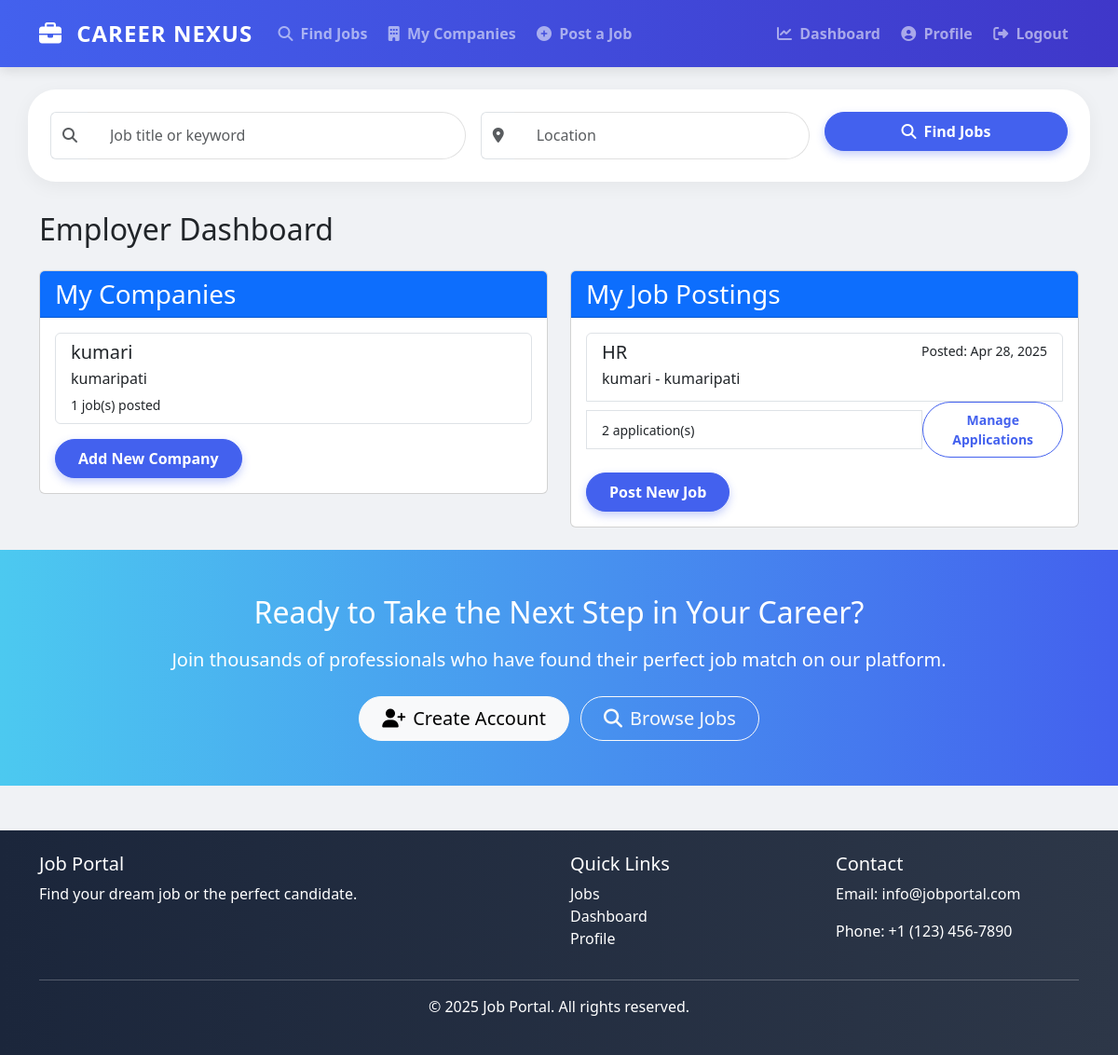
Page /accounts/dashboard/ (signed in) on the committed database.
### companies/models.py (models this page shows, shortened)
class Company(models.Model):
    name = models.CharField(max_length=100)
    owner = models.ForeignKey(User, on_delete=models.CASCADE, related_name='companies')
    logo = models.ImageField(upload_to='company_logos/', blank=True, null=True)
    description = models.TextField()
    website = models.URLField(blank=True, null=True)
    location = models.CharField(max_length=100)
    established_date = models.DateField(blank=True, null=True)
    class Meta:
        verbose_name_plural = "Companies"

### jobs/models.py (models this page shows, shortened)
class Job(models.Model):
    JOB_TYPE_CHOICES = [
        ('full_time', 'Full Time'),
        ('part_time', 'Part Time'),
        ('contract', 'Contract'),
        ('internship', 'Internship'),
        ('remote', 'Remote'),
    ]
    title = models.CharField(max_length=100)
    company = models.ForeignKey(Company, on_delete=models.CASCADE, related_name='jobs')
    category = models.ForeignKey(Category, on_delete=models.SET_NULL, null=True, related_name='jobs')
    description = models.TextField()
    requirements = models.TextField()
    salary_min = models.IntegerField(blank=True, null=True)
    salary_max = models.IntegerField(blank=True, null=True)
    location = models.CharField(max_length=100)
    job_type = models.CharField(max_length=20, choices=JOB_TYPE_CHOICES)
    posted_by = models.ForeignKey(User, on_delete=models.CASCADE, related_name='posted_jobs')
    created_at = models.DateTimeField(auto_now_add=True)
    deadline = models.DateField()
    is_active = models.BooleanField(default=True)

### accounts/views.py (the view)
# urls.py: path('dashboard/', views.dashboard, name='dashboard'),
@login_required
def dashboard(request):
    user = request.user
    if user.profile.is_employer:
        context = {
            'companies': user.companies.all(),
            'posted_jobs': user.posted_jobs.all(),
        }
        return render(request, 'accounts/employer_dashboard.html', context)
    else:
        applications = Application.objects.filter(applicant=user)
        context = {
            'applications': applications
        }
        return render(request, 'accounts/jobseeker_dashboard.html', context)

### templates/accounts/employer_dashboard.html (shortened to what this page needs)
{% extends 'base.html' %}
{% block content %}
<h2 class="mb-4">Employer Dashboard</h2>
<div class="row">
    <div class="col-md-6">
        <div class="card mb-4">
            <div class="card-header bg-primary text-white">
                <h3 class="mb-0">My Companies</h3>
            </div>
            <div class="card-body">
                {% if companies %}
                    <div class="list-group">
                        {% for company in companies %}
                            <a href="{% url 'company_detail' company.pk %}" class="list-group-item list-group-item-action">
                                <div class="d-flex w-100 justify-content-between">
                                    <h5 class="mb-1">{{ company.name }}</h5>
                                </div>
                                <p class="mb-1">{{ company.location }}</p>
                                <small>{{ company.jobs.count }} job(s) posted</small>
                            </a>
                        {% endfor %}
                    </div>
                    <div class="mt-3">
                        <a href="{% url 'company_create' %}" class="btn btn-primary">Add New Company</a>
                    </div>
                {% else %}
                    <p>You haven't added any companies yet.</p>
                    <a href="{% url 'company_create' %}" class="btn btn-primary">Add Company</a>
                {% endif %}
            </div>
        </div>
    </div>
    <div class="col-md-6">
        <div class="card">
            <div class="card-header bg-primary text-white">
                <h3 class="mb-0">My Job Postings</h3>
            </div>
            <div class="card-body">
                {% if posted_jobs %}
                    <div class="list-group">
                        {% for job in posted_jobs %}
                            <a href="{% url 'job_detail' job.pk %}" class="list-group-item list-group-item-action">
                                <div class="d-flex w-100 justify-content-between">
                                    <h5 class="mb-1">{{ job.title }}</h5>
                                    <small>Posted: {{ job.created_at|date:"M d, Y" }}</small>
                                </div>
                                <p class="mb-1">{{ job.company.name }} - {{ job.location }}</p>
                                <div class="d-flex justify-content-between align-items-center">
                                    <small>{{ job.applications.count }} application(s)</small>
                                    <a href="{% url 'manage_applications' job.pk %}" class="btn btn-sm btn-outline-primary">Manage Applications</a>
                                </div>
                            </a>
                        {% endfor %}
                    </div>
                    <div class="mt-3">
                        <a href="{% url 'job_create' %}" class="btn btn-primary">Post New Job</a>
                    </div>
                {% else %}
                    <p>You haven't posted any jobs yet.</p>
                    <a href="{% url 'job_create' %}" class="btn btn-primary">Post a Job</a>
                {% endif %}
            </div>
        </div>
    </div>
</div>
{% endblock %}

### templates/base.html (style rules this page uses)
:root { --primary-color: #4361ee; --secondary-color: #3f37c9; --accent-color: #4cc9f0; --dark-color: #1b263b; --light-color: #f8f9fa; }
body { font-family: 'Segoe UI', Tahoma, Geneva, Verdana, sans-serif; background-color: #f0f2f5; }
.btn-primary { background-color: var(--primary-color); border-color: var(--primary-color); border-radius: 30px; padding: 0.5rem 1.5rem; font-weight: 600; box-shadow: 0 4px 10px rgba(67, 97, 238, 0.3); }
.btn-outline-primary { color: var(--primary-color); border-color: var(--primary-color); border-radius: 30px; padding: 0.5rem 1.5rem; font-weight: 600; }

### rows in the picture
Company: name "kumari", location "kumaripati", jobs.count "1"
Job: title "HR", created_at "Apr 28, 2025", company.name "kumari", location "kumaripati", applications.count "2"
